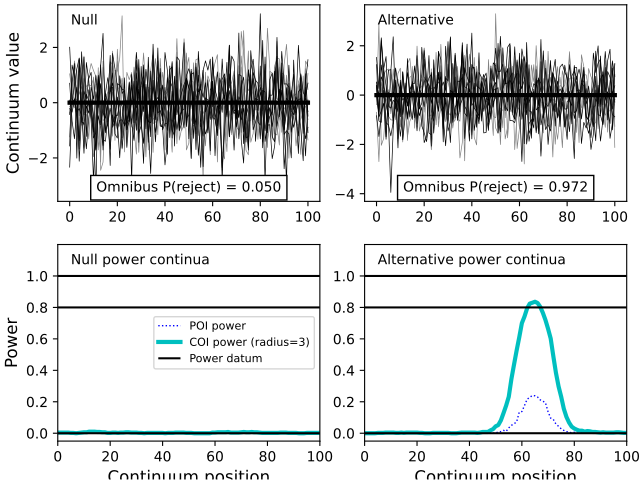

Write the Python code that produced this figure.
import numpy as np
import power1d

#(0) Create geometry and noise models:
JA,JB,JC,Q = 5, 7, 12, 101
baseline   = power1d.geom.Null(Q=Q)
signal0    = power1d.geom.Null(Q=Q)
signal1    = power1d.geom.GaussianPulse(Q=101, q=65, amp=1.5, sigma=10)
noise      = power1d.noise.Gaussian(J=5, Q=101, sigma=1)

#(1) Create data sample models:
modelA0   = power1d.models.DataSample(baseline, signal0, noise, J=JA)  #null A
modelB0   = power1d.models.DataSample(baseline, signal0, noise, J=JB)  #null B
modelC0   = power1d.models.DataSample(baseline, signal0, noise, J=JC)  #null C
modelA1   = power1d.models.DataSample(baseline, signal0, noise, J=JA)  #alternative A
modelB1   = power1d.models.DataSample(baseline, signal0, noise, J=JB)  #alternative B
modelC1   = power1d.models.DataSample(baseline, signal1, noise, J=JC)  #alternative C

#(2) Create experiment models:
teststat  = power1d.stats.f_anova1_fn(JA, JB, JC)
expmodel0 = power1d.models.Experiment([modelA0, modelB0, modelC0], teststat)
expmodel1 = power1d.models.Experiment([modelA1, modelB1, modelC1], teststat)

#(3) Simulate experiments:
np.random.seed(0)
sim       = power1d.ExperimentSimulator(expmodel0, expmodel1)
results   = sim.simulate(500, progress_bar=True)
results.plot()
